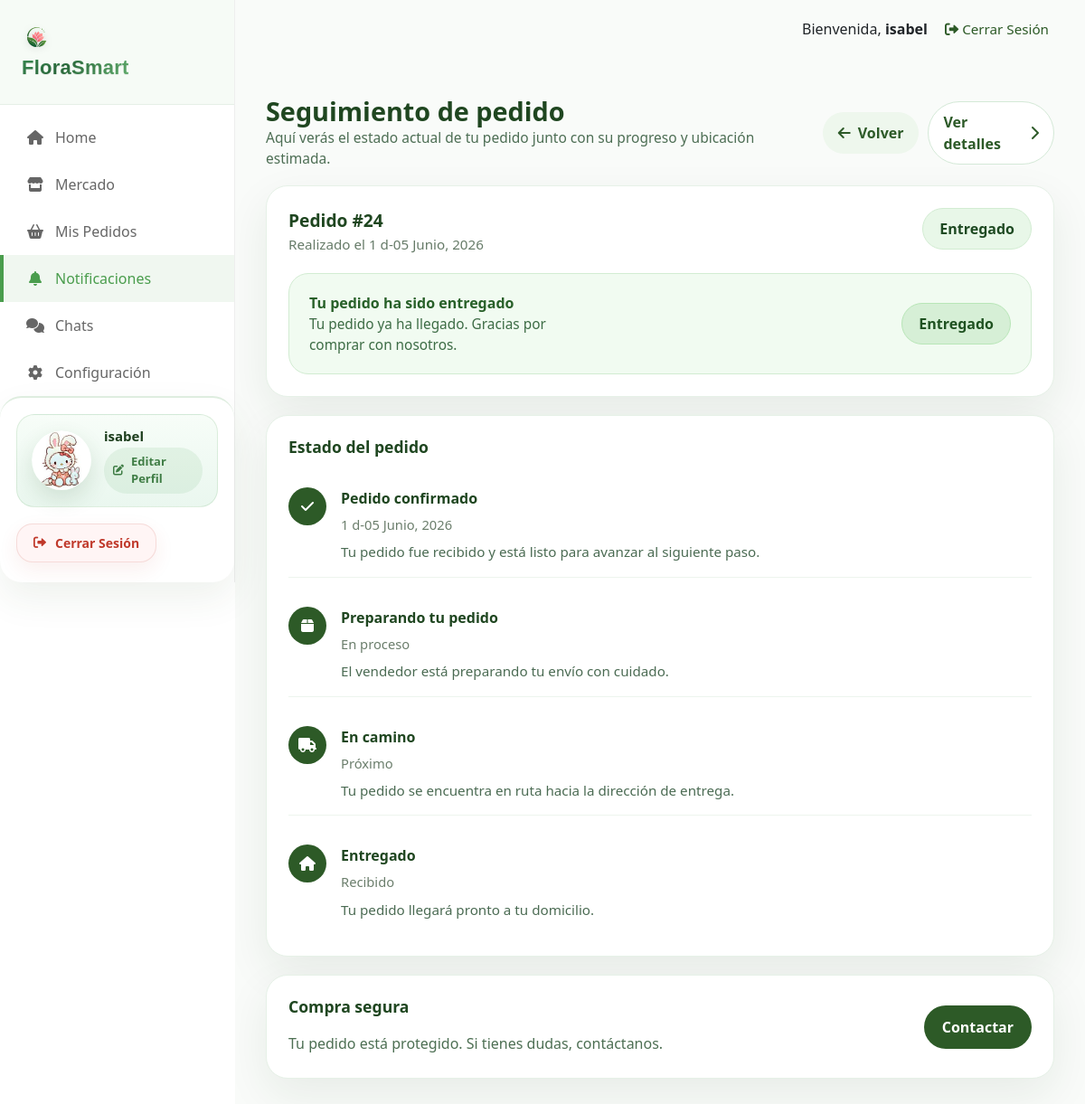
Page /notificaciones/ (signed in) on the earlier database version.
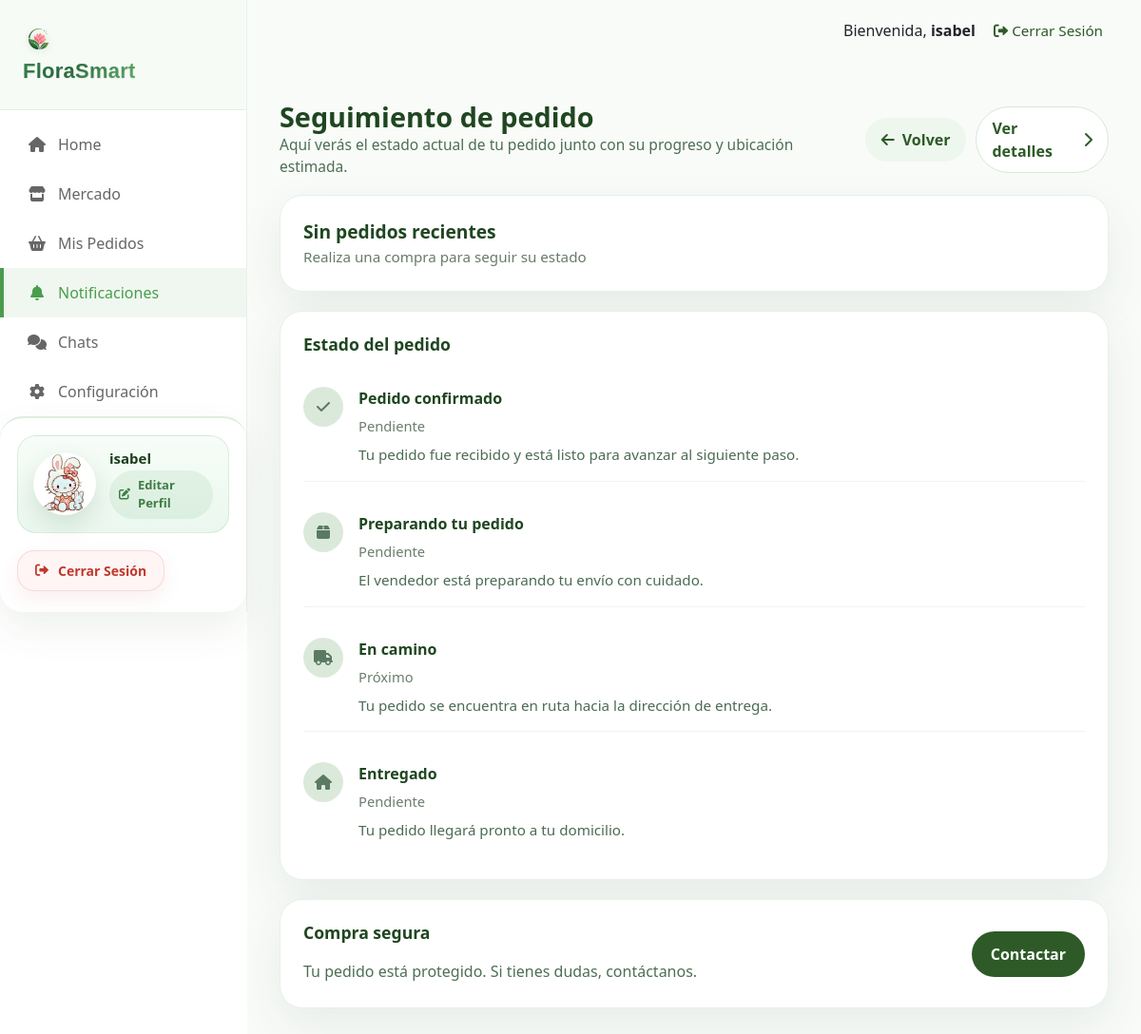
Same page on the later database version.
### usuarios/models.py (models this page shows, shortened)
class Usuario(AbstractUser):
    ROLES = (
        ('floricultor', 'Floricultor / Productor'),
        ('comprador_b2b', 'Comprador Mayorista (B2B)'),
        ('comprador_b2c', 'Cliente Final (B2C)'),
    )
    email = models.EmailField(unique=True)
    rol = models.CharField(max_length=20, choices=ROLES, default='comprador_b2c')
    nombre_empresa_o_finca = models.CharField(max_length=100, blank=True, null=True)
    foto_perfil = models.ImageField(upload_to='perfiles/', null=True, blank=True, default='perfiles/default_profile.png')
    telefono = models.CharField(max_length=20, blank=True, null=True)
    ubicacion = models.CharField(max_length=200, blank=True, null=True)
    bio = models.TextField(blank=True, null=True)
    groups = models.ManyToManyField(
        Group,
        related_name="usuario_set",
        blank=True,
    )
    user_permissions = models.ManyToManyField(
        Permission,
        related_name="usuario_permissions_set",
        blank=True,
    )

class Pedido(models.Model):
    ESTADOS = (
        ('pendiente', 'Pendiente'),
        ('en_camino', 'En Camino'),
        ('entregado', 'Entregado'),
        ('cancelado', 'Cancelado'),
    )
    cliente = models.ForeignKey(Usuario, on_delete=models.CASCADE, related_name='mis_pedidos_realizados')
    producto = models.ForeignKey(Producto, on_delete=models.CASCADE, related_name='pedidos_del_producto')
    cantidad = models.PositiveIntegerField(default=1)
    fecha_pedido = models.DateTimeField(auto_now_add=True)
    estado = models.CharField(max_length=20, choices=ESTADOS, default='pendiente')
    notas = models.TextField(blank=True, null=True)
    pedido_grupo = models.UUIDField(null=True, blank=True, editable=False)
    PAGO_ESTADOS = (
        ('pendiente', 'Pendiente'),
        ('pagado', 'Pagado'),
        ('rechazado', 'Rechazado'),
        ('cancelado', 'Cancelado'),
    )
    estado_pago = models.CharField(max_length=20, choices=PAGO_ESTADOS, default='pendiente')
    wompi_transaction_id = models.CharField(max_length=200, blank=True, null=True)
    wompi_reference = models.CharField(max_length=200, blank=True, null=True)

### usuarios/views.py (the view)
# urls.py: path('notificaciones/', views.notificaciones_view, name='notificaciones'),
@login_required
def notificaciones_view(request):
    if request.user.rol != 'comprador_b2c':
        return redirect('home')
    ultimo_pedido = Pedido.objects.filter(cliente=request.user).order_by('-fecha_pedido').first()
    contexto = {
        'ultimo_pedido': ultimo_pedido,
    }
    return render(request, 'notificaciones.html', contexto)

### templates/notificaciones.html (shortened to what this page needs)
{% extends 'base.html' %}
{% load static %}
{% block content %}
<div class="notifications-shell">
    <div class="notifications-top">
        <div>
            <h1>Seguimiento de pedido</h1>
            <div class="top-text">Aquí verás el estado actual de tu pedido junto con su progreso y ubicación estimada.</div>
        </div>
        <div class="top-actions">
            <a href="{% url 'mis_pedidos' %}" class="top-button"><i class="fas fa-arrow-left"></i> Volver</a>
            <a href="{% url 'mis_pedidos' %}" class="detail-button">Ver detalles <i class="fas fa-chevron-right"></i></a>
        </div>
    </div>
    <div class="order-card">
        <div class="order-card-header">
            <div>
                {% if ultimo_pedido %}
                    <div class="order-title">Pedido #{{ ultimo_pedido.id }}</div>
                    <div class="order-date">Realizado el {{ ultimo_pedido.fecha_pedido|date:"j \de F, Y" }}</div>
                {% else %}
                    <div class="order-title">Sin pedidos recientes</div>
                    <div class="order-date">Realiza una compra para seguir su estado</div>
                {% endif %}
            </div>
            {% if ultimo_pedido %}
                <span class="order-status-chip">{{ ultimo_pedido.get_estado_display }}</span>
            {% endif %}
        </div>
        {% if ultimo_pedido %}
            <div class="status-banner">
                <div>
                    <strong>
                        {% if ultimo_pedido.estado == 'pendiente' %}
                            Tu pedido está pendiente
                        {% elif ultimo_pedido.estado == 'en_camino' %}
                            Tu pedido va en camino
                        {% elif ultimo_pedido.estado == 'entregado' %}
                            Tu pedido ha sido entregado
                        {% elif ultimo_pedido.estado == 'cancelado' %}
                            Pedido cancelado
                        {% else %}
                            Estado del pedido actualizado
                        {% endif %}
                    </strong>
                    <div class="banner-text">
                        {% if ultimo_pedido.estado == 'pendiente' %}
                            Estamos confirmando tu pedido. Pronto te notificaremos el siguiente paso.
                        {% elif ultimo_pedido.estado == 'en_camino' %}
                            Llegada estimada: Hoy, entre 2:00 PM - 4:00 PM.
                        {% elif ultimo_pedido.estado == 'entregado' %}
                            Tu pedido ya ha llegado. Gracias por comprar con nosotros.
                        {% elif ultimo_pedido.estado == 'cancelado' %}
                            Tu pedido fue cancelado. Revisa tus pedidos para más información.
                        {% else %}
                            Revisa tus pedidos para ver más detalles sobre su avance.
                        {% endif %}
                    </div>
                </div>
                <span class="banner-badge">{{ ultimo_pedido.get_estado_display }}</span>
            </div>
        {% endif %}
    </div>
    <div class="timeline-card">
        <h2>Estado del pedido</h2>
        <div class="timeline-list">
            <div class="timeline-item {% if ultimo_pedido %}active{% else %}pending{% endif %}">
                <div class="timeline-icon"><i class="fas fa-check"></i></div>
                <div class="timeline-text">
                    <div class="timeline-step-title">Pedido confirmado</div>
                    <div class="timeline-step-time">{% if ultimo_pedido %}{{ ultimo_pedido.fecha_pedido|date:"j \de F, Y" }}{% else %}Pendiente{% endif %}</div>
                    <div class="timeline-step-note">Tu pedido fue recibido y está listo para avanzar al siguiente paso.</div>
                </div>
            </div>
            <div class="timeline-item {% if ultimo_pedido and ultimo_pedido.estado == 'en_camino' or ultimo_pedido and ultimo_pedido.estado == 'entregado' %}active{% else %}pending{% endif %}">
                <div class="timeline-icon"><i class="fas fa-box"></i></div>
                <div class="timeline-text">
                    <div class="timeline-step-title">Preparando tu pedido</div>
                    <div class="timeline-step-time">{% if ultimo_pedido and ultimo_pedido.estado != 'pendiente' %}En proceso{% else %}Pendiente{% endif %}</div>
                    <div class="timeline-step-note">El vendedor está preparando tu envío con cuidado.</div>
                </div>
            </div>
            <div class="timeline-item {% if ultimo_pedido and ultimo_pedido.estado == 'en_camino' or ultimo_pedido and ultimo_pedido.estado == 'entregado' %}active{% else %}pending{% endif %}">
                <div class="timeline-icon"><i class="fas fa-truck"></i></div>
                <div class="timeline-text">
                    <div class="timeline-step-title">En camino</div>
                    <div class="timeline-step-time">{% if ultimo_pedido and ultimo_pedido.estado == 'en_camino' %}Ahora{% else %}Próximo{% endif %}</div>
                    <div class="timeline-step-note">Tu pedido se encuentra en ruta hacia la dirección de entrega.</div>
                </div>
            </div>
            <div class="timeline-item {% if ultimo_pedido and ultimo_pedido.estado == 'entregado' %}active{% else %}pending{% endif %}">
                <div class="timeline-icon"><i class="fas fa-home"></i></div>
                <div class="timeline-text">
                    <div class="timeline-step-title">Entregado</div>
                    <div class="timeline-step-time">{% if ultimo_pedido and ultimo_pedido.estado == 'entregado' %}Recibido{% else %}Pendiente{% endif %}</div>
                    <div class="timeline-step-note">Tu pedido llegará pronto a tu domicilio.</div>
                </div>
            </div>
        </div>
    </div>
    <div class="secure-card">
        <div>
            <h2>Compra segura</h2>
            <p>Tu pedido está protegido. Si tienes dudas, contáctanos.</p>
        </div>
        <a href="{% url 'lista_chats' %}" class="contact-link">Contactar</a>
    </div>
</div>
{% endblock %}

### templates/base.html (shortened to what this page needs)
{% load static %}
<!DOCTYPE html>
<html lang="{{ request.session.language|default:'es' }}">
<head>
    <link href="https://cdn.jsdelivr.net/npm/bootstrap@5.3.0/dist/css/bootstrap.min.css" rel="stylesheet">
    <link rel="stylesheet" href="{% static 'css/style.css' %}">
    <link rel="stylesheet" href="https://cdnjs.cloudflare.com/ajax/libs/font-awesome/6.0.0/css/all.min.css">
</head>
<body{% if request.session.theme == 'dark' %} class="dark-theme"{% endif %} data-theme="{{ request.session.theme|default:'light' }}" data-language="{{ request.session.language|default:'es' }}">
    <div class="market-layout">
        <aside class="market-sidebar">
            <div class="sidebar-brand">
                <img src="{% static 'images/logo.png' %}" alt="Logo FloraSmart" class="sidebar-logo">
                <a href="{% url 'home' %}" class="sidebar-brand-name">FloraSmart</a>
            </div>
            <nav class="nav-menu">
                <a href="{% url 'home' %}" class="sidebar-link {% if request.resolver_match.url_name == 'home' %}active{% endif %}">
                    <i class="fas fa-home"></i>
                    <span>{% if request.session.language == 'en' %}Home{% else %}Home{% endif %}</span>
                </a>
                {% if not user.is_authenticated or user.rol != 'floricultor' %}
                <a href="{% url 'mercado' %}" class="sidebar-link {% if request.resolver_match.url_name == 'mercado' %}active{% endif %}">
                    <i class="fas fa-store"></i>
                    <span>{% if request.session.language == 'en' %}Market{% else %}Mercado{% endif %}</span>
                </a>
                {% endif %}
                <a href="{% url 'mis_pedidos' %}" class="sidebar-link {% if request.resolver_match.url_name == 'mis_pedidos' %}active{% endif %}">
                    <i class="fas fa-shopping-basket"></i>
                    <span>{% if user.rol == 'floricultor' %}Pedidos Recibidos{% else %}Mis Pedidos{% endif %}</span>
                </a>
                {% if user.is_authenticated and user.rol != 'floricultor' %}
                <a href="{% url 'notificaciones' %}" class="sidebar-link {% if request.resolver_match.url_name == 'notificaciones' %}active{% endif %}">
                    <i class="fas fa-bell"></i>
                    <span>Notificaciones</span>
                </a>
                {% endif %}
                <a href="{% url 'lista_chats' %}" class="sidebar-link {% if request.resolver_match.url_name == 'lista_chats' %}active{% endif %}">
                    <i class="fas fa-comments"></i>
                    <span>{% if request.session.language == 'en' %}Chats{% else %}Chats{% endif %}</span>
                </a>
                <a href="{% url 'configuracion' %}" class="sidebar-link {% if request.resolver_match.url_name == 'configuracion' %}active{% endif %}">
                    <i class="fas fa-cog"></i>
                    <span>{% if request.session.language == 'en' %}Settings{% else %}Configuración{% endif %}</span>
                </a>
            </nav>
            <div class="sidebar-user-profile">
                <a href="{% url 'perfil' %}" class="profile-link">
                    <div class="profile-avatar">
                        {% if user.foto_perfil and user.foto_perfil.name != 'perfiles/default_profile.png' %}
                            <img src="{{ user.foto_perfil.url }}" alt="Foto de perfil de {{ user.username }}" class="profile-image">
                        {% else %}
                            <img src="{% static 'images/default_profile.svg' %}" alt="Foto de perfil predeterminada" class="profile-image">
                        {% endif %}
                    </div>
                    <div class="profile-info">
                        <p class="profile-name">{{ user.nombre_empresa_o_finca|default:user.username }}</p>
                        <p class="profile-action"><i class="fas fa-edit"></i> {% if request.session.language == 'en' %}Edit Profile{% else %}Editar Perfil{% endif %}</p>
                    </div>
                </a>
                <a href="{% url 'logout' %}" class="logout-btn">
                    <i class="fas fa-sign-out-alt"></i> {% if request.session.language == 'en' %}Logout{% else %}Cerrar Sesión{% endif %}
                </a>
            </div>
        </aside>
        <main class="main-content">
            <header class="top-user-bar">
                <div class="user-info">
                    {% if user.is_authenticated %}
                        <span>{% if request.session.language == 'en' %}Welcome{% else %}Bienvenida{% endif %}, <strong>{{ user.username }}</strong></span>
                        <a href="{% url 'logout' %}" class="logout-link">
                            <i class="fas fa-sign-out-alt"></i> {% if request.session.language == 'en' %}Logout{% else %}Cerrar Sesión{% endif %}
                        </a>
                    {% endif %}
                </div>
            </header>
            <section class="container-fluid py-4">
                {% block content %}
                {% endblock %}
            </section>
        </main>
    </div>
</body>
</html>

Differences in the rows shown:
removed Pedido: id "24", fecha_pedido "1 d-05 Junio, 2026", estado "Entregado"
Other differences:
text no longer shown: "Pedido # Realizado el Tu pedido ha sido entregado Tu pedido ya ha llegado. Gracias por comprar con nosotros. En proceso Recibido"
text now shown: "Sin pedidos recientes Realiza una compra para seguir su estado Pendiente Pendiente Pendiente"
